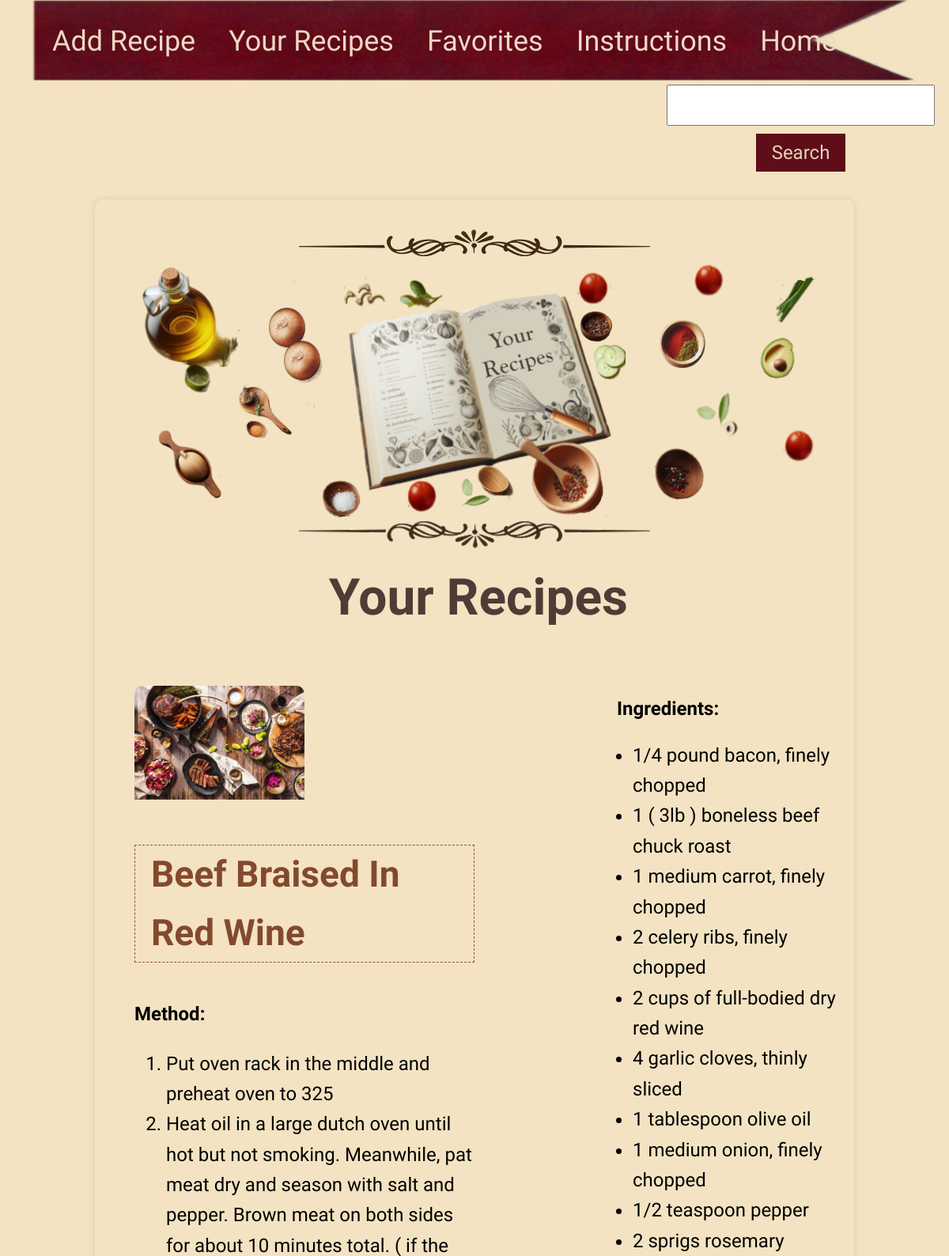
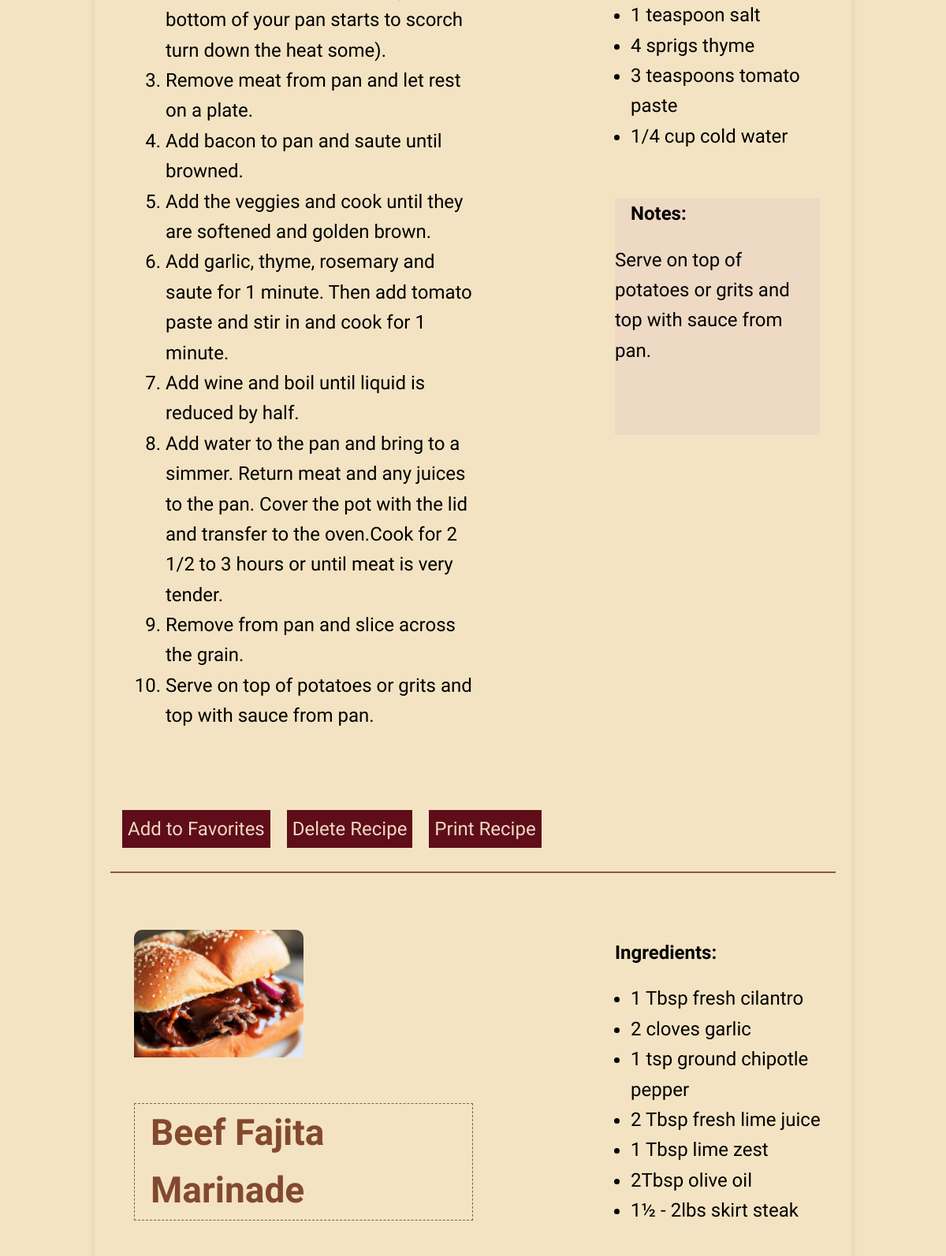
The page /your_recipes (signed in, upper part) on the database its author committed (2 pictures, top to bottom).
### tables this page shows
CREATE TABLE recipes (
                id INTEGER PRIMARY KEY AUTOINCREMENT,
                title TEXT NOT NULL,
                ingredients TEXT NOT NULL,
                instructions TEXT NOT NULL,
                notes TEXT,  -- Add the new column for notes
                user_id INTEGER, image TEXT,
                FOREIGN KEY (user_id) REFERENCES users (id)
            );

### app.py (the view)
@app.route('/your_recipes', methods=['GET'])
def your_recipes():
    if 'user_id' not in session:
        flash('You need to log in first.')
        return redirect(url_for('login'))
    user_id = session['user_id']
    with sqlite3.connect(DATABASE) as connection:
        cursor = connection.cursor()
        cursor.execute('SELECT * FROM recipes WHERE user_id=?', (user_id,))
        recipes = cursor.fetchall()
    return render_template('your_recipes.html', recipes=recipes)

### templates/your_recipes.html (shortened to what this page needs)
<!DOCTYPE html>
<html lang="en">
<head>
    <link rel="stylesheet" type="text/css" href="/static/styles/styles.css">
</head>
<body>
    <nav>
        <a href="{{ url_for('add_recipe') }}">Add Recipe</a>
        <a href="{{ url_for('your_recipes') }}">Your Recipes</a>
        <a href="{{ url_for('favorites') }}">Favorites</a>
        <a href="{{ url_for('instructions') }}">Instructions</a>
        <a href="{{ url_for('dashboard') }}">Home</a>
          <div class="search-container">
        <form method="get" action="/templates/search_results.html" id="searchForm" class="form-group">
            <input type="text" name="search" id="search" required>
            <input type="submit" class="button1-style" value="Search">
        </form>
          </div>
    </nav>
    <div class="book-container">
        <div class="field-container">
            <img src= "/static/images/border.png" alt="Border Image">
    <div class="your-recipes">
    </div>
    <img src="/static/images/borderb.png" alt="Border Image">
    <h1>Your Recipes</h1>
    <div class="recipes-grid">
        {% for recipe in recipes %}
        <div class="recipe-item">
            <div id="printableArea{{ recipe[0] }}" class="recipe-container">
                <div class="recipe-image">
                    {% if recipe[6] %}
                    <img src="{{ url_for('static', filename='uploads/' + recipe[6]) }}" alt="{{ recipe[1] }}">
                    {% else %}
                    <img src="{{ url_for('static', filename='default_image.jpg') }}" alt="Default Image">
                    {% endif %}
                    <p class="recipe-title"><strong>{{ recipe[1] }}</strong></p>
                     <div class="recipe-method">
                        <strong class="other-titles" >Method:</strong>
                        {% if recipe[3] %}
                        <ol class="method-list">
                            {% for step in recipe[3].split('\n') %}
                            <li>{{ step }}</li>
                            {% endfor %}
                        </ol>
                        {% endif %}
                            <br>
                    </div>
                </div>
                <div class="recipe-details" >
                    <p><strong class="other-titles">Ingredients:</strong></p>
                    {% if recipe[2] %}
                    <ul>
                        {% for ingredient in recipe[2].split('\n') %}
                        <li>{{ ingredient }}</li>
                        {% endfor %}
                    </ul>
                    {% endif %}
                    <div class="notes">
                    <p><strong class="other-titles">Notes:</strong><div class="text-notes"> {{ recipe[4] }}</div></p>
                    </div>
                    <br>
                </div>
            </div>
            <div class="button-group">
                {% if recipe[0] not in favorite_recipe_ids %}
                <button onclick="addToFavorites({{ recipe[0] }})" class="button3-style">Add to Favorites</button>
                {% endif %}
                  <form method="post" action="{{ url_for('delete_recipe', recipe_id=recipe[0]) }}" style="display: inline;">
                    <input class="button3-style" type="submit" value="Delete Recipe">
                </form>
                <a class="button3-style" onclick="printPageArea({{ recipe[0] }})">Print Recipe</a>
                </div>
            <hr>
        </div>
        {% endfor %}
    </div>
    </div>
    </div>
</body>
</html>

### static/styles/styles.css (style rules this page uses)
body { font-family: 'Indie Flower', Arial, sans-serif, cursive !important; line-height: 1.6; font-size: 24px; height: 100vh; margin: 0; background: #f3e3c2; background-size: cover; }
h1 { text-align: center; font-family: 'Indie Flower', Arial, sans-serif, cursive !important; color: #4e3d36; margin-top: 1%; margin-bottom: 1%; margin-left: 1%; font-size: 4rem; }
hr { border: 1px solid #935445; margin-top: 30px; }
.button1-style, a.button2-style, .button3-style, input[type="file"]::file-selector-button { font-family: 'Indie Flower', Arial, sans-serif, cursive !important; cursor: pointer; }
.button1-style { width: auto; padding: 10px 20px; font-size: 24px; margin: 10px; color: #e2d7bb; background-color: #5f0d19; border: none; }
.button3-style { width: auto; padding: 10px 7px; font-size: 24px; color: #eed9c4; margin-top: 28px; margin-left: 15px; background-color: #5f0d19; border: none; transition: background-color 0.3s ease, color 0.3s ease; }
.field-container { display: flex; flex-direction: column; align-items: center; justify-content: center; margin-bottom: 20px; padding-top: 10px; }
.search-container { padding-right: 5px; width: 30%; float: right; display: flex; align-items: center; }
.book-container { width: 80%; min-height: 200px; max-height: 85%; padding-top: 25px; border-radius: 10px; box-shadow: 0 0 10px rgba(0, 0, 0, 0.1); overflow: auto; margin: auto; }
.recipe-container { display: grid; grid-template-areas: "image name" "ingredients method"; grid-template-columns: 1fr 1fr; margin-top: 20px; margin-left: 20px; }
.recipe-item { margin: 10px; padding: 10px; overflow: hidden; }
.recipe-image { padding: 10px; }
.recipe-image img { width: 50%; height: auto; border-top-left-radius: 10px; border-top-right-radius: 10px; grid-area: image; }
.recipe-details { padding-left: 150px; }
.recipe-title { grid-area: name; font-family: 'Indie Flower', sans-serif cursive !important; font-size: 46px; color: #83492e; border: 1px dashed #935445; padding-inline: 20px; }
.recipe-method { margin-top: 10px; grid-area: method; }
.recipe-details p { margin: 20px; }
.recipe-details ul { margin-top: 0; }
.recipe-details strong { font-weight: bold; }
.notes { background-color: #eed9c4; margin-top: 60px; margin-right: 20px; margin-left: 20px; min-height: 300px; }
.your-recipes { background: url('/static/images/your_recipesl.png') center center; width: 90%; background-size: 100% 100%; padding-top: 150px; padding-bottom: 175px; margin-top: 2px; margin-bottom: 2px; }
nav { background: url('/static/images/bookmark.png') no-repeat; overflow: hidden; font-size: 36px; margin: 0 10px 10px 40px; }
nav a { float: left; display: block; color: #eed9c4; text-align: center; padding: 14px 16px; text-decoration: none; margin-top: 10px; margin-left: 10px; }
.form-group { margin-bottom: 15px; text-align: center; max-width: 100%; padding-inline: 0px; }
.form-group input[type="text"], .form-group input[type="file"], .form-group textarea { width: 98%; font-size: 24px; padding: 10px; box-sizing: border-box; }
.form-group input[type="submit"] { width: auto; padding: 10px 20px; font-size: 24px; color: #e2d7bb; }

### rows shown on the page
recipes: title "Beef Braised In Red Wine", step "Put oven rack in the middle and preheat oven to 325" "Heat oil in a large dutch oven until hot but not smoking. Meanwhile, pat meat dry and season with salt and pepper. Brown meat on both sides for about 10 minutes total. ( if the bottom of your pan starts to scorch turn down the heat some)." "Remove meat from pan and let rest on a plate." "Add bacon to pan and saute until browned." "Add the veggies and cook until they are softened and golden brown." "Add garlic, thyme, rosemary and saute for 1 minute. Then add tomato paste and stir in and cook for 1 minute." "Add wine and boil until liquid is reduced by half." "Add water to the pan and bring to a simmer. Return meat and any juices to the pan. Cover the pot with the lid and transfer to the oven.Cook for 2 1/2 to 3 hours or until meat is very tender." "Remove from pan and slice across the grain." "Serve on top of potatoes or grits and top with sauce from pan.", ingredient "1/4 pound bacon, finely chopped" "1 ( 3lb ) boneless beef chuck roast" "1 medium carrot, finely chopped" "2 celery ribs, finely chopped" "2 cups of full-bodied dry red wine" "4 garlic cloves, thinly sliced" "1 tablespoon olive oil" "1 medium onion, finely chopped" "1/2 teaspoon pepper" "2 sprigs rosemary" "1 teaspoon salt" "4 sprigs thyme" "3 teaspoons tomato paste" "1/4 cup cold water", notes "Serve on top of potatoes or grits and top with sauce from pan."
recipes: image (picture), title "Beef Fajita Marinade", ingredient "1 Tbsp fresh cilantro" "2 cloves garlic" "1 tsp ground chipotle pepper" "2 Tbsp fresh lime juice" "1 Tbsp lime zest" "2Tbsp olive oil" "1½ - 2lbs skirt steak"
